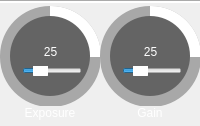
                               <widget class="QFrame" name="frame_42">
                                <property name="frameShape">
                                 <enum>QFrame::NoFrame</enum>
                                </property>
                                <property name="frameShadow">
                                 <enum>QFrame::Raised</enum>
                                </property>
                                <layout class="QVBoxLayout" name="verticalLayout_14">
                                 <property name="spacing">
                                  <number>0</number>
                                 </property>
                                 <property name="leftMargin">
                                  <number>0</number>
                                 </property>
                                 <property name="topMargin">
                                  <number>0</number>
                                 </property>
                                 <property name="rightMargin">
                                  <number>0</number>
                                 </property>
                                 <property name="bottomMargin">
                                  <number>0</number>
                                 </property>
                                 <item>
                                  <widget class="Line" name="line">
                                   <property name="styleSheet">
                                    <string notr="true">background-color: rgb(255, 255, 255);</string>
                                   </property>
                                   <property name="orientation">
                                    <enum>Qt::Horizontal</enum>
                                   </property>
                                  </widget>
                                 </item>
                                 <item>
                                  <widget class="QFrame" name="frame_48">
                                   <property name="frameShape">
                                    <enum>QFrame::NoFrame</enum>
                                   </property>
                                   <property name="frameShadow">
                                    <enum>QFrame::Raised</enum>
                                   </property>
                                   <layout class="QHBoxLayout" name="horizontalLayout_28">
                                    <property name="spacing">
                                     <number>0</number>
                                    </property>
                                    <property name="leftMargin">
                                     <number>0</number>
                                    </property>
                                    <property name="topMargin">
                                     <number>3</number>
                                    </property>
                                    <property name="rightMargin">
                                     <number>0</number>
                                    </property>
                                    <property name="bottomMargin">
                                     <number>0</number>
                                    </property>
                                    <item>
                                     <widget class="QFrame" name="circularProgressBarBase_7">
                                      <property name="minimumSize">
                                       <size>
                                        <width>100</width>
                                        <height>100</height>
                                       </size>
                                      </property>
                                      <property name="maximumSize">
                                       <size>
                                        <width>100</width>
                                        <height>100</height>
                                       </size>
                                      </property>
                                      <property name="frameShape">
                                       <enum>QFrame::NoFrame</enum>
                                      </property>
                                      <property name="frameShadow">
                                       <enum>QFrame::Raised</enum>
                                      </property>
                                      <widget class="QFrame" name="circularProgress_exposure">
                                       <property name="geometry">
                                        <rect>
                                         <x>0</x>
                                         <y>0</y>
                                         <width>101</width>
                                         <height>101</height>
                                        </rect>
                                       </property>
                                       <property name="styleSheet">
                                        <string notr="true">QFrame{
border-radius:50px;
	background-color: qconicalgradient(cx:0.5, cy:0.5, angle:90, stop:0.748 rgba(0, 0, 0, 9), stop:0.749 rgba(255, 255, 255, 255));

}</string>
                                       </property>
                                       <property name="frameShape">
                                        <enum>QFrame::NoFrame</enum>
                                       </property>
                                       <property name="frameShadow">
                                        <enum>QFrame::Raised</enum>
                                       </property>
                                       <widget class="QFrame" name="container_10">
                                        <property name="geometry">
                                         <rect>
                                          <x>10</x>
                                          <y>10</y>
                                          <width>80</width>
                                          <height>80</height>
                                         </rect>
                                        </property>
                                        <property name="styleSheet">
                                         <string notr="true">QFrame{
	border-radius:40px;
	
	background-color: rgb(100,100, 100);
}
</string>
                                        </property>
                                        <property name="frameShape">
                                         <enum>QFrame::NoFrame</enum>
                                        </property>
                                        <property name="frameShadow">
                                         <enum>QFrame::Raised</enum>
                                        </property>
                                        <widget class="QLabel" name="label_exposure">
                                         <property name="geometry">
                                          <rect>
                                           <x>0</x>
                                           <y>20</y>
                                           <width>81</width>
                                           <height>31</height>
                                          </rect>
                                         </property>
                                         <property name="styleSheet">
                                          <string notr="true">background-color: rgba(255, 255, 255, 0);
font: 75 14pt &quot;Segoe UI&quot;;
color: rgb(255, 255, 255);</string>
                                         </property>
                                         <property name="text">
                                          <string>25</string>
                                         </property>
                                         <property name="alignment">
                                          <set>Qt::AlignCenter</set>
                                         </property>
                                        </widget>
                                        <widget class="QSlider" name="horizontalSlider_exposure">
                                         <property name="geometry">
                                          <rect>
                                           <x>12</x>
                                           <y>50</y>
                                           <width>60</width>
                                           <height>10</height>
                                          </rect>
                                         </property>
                                         <property name="styleSheet">
                                          <string notr="true">QSlider{
background-color: rgba(255, 255, 255, 0);
}


QSlider::handle:horizontal {
    background-color: white;
	border-radius:3px;
    }</string>
                                         </property>
                                         <property name="pageStep">
                                          <number>1</number>
                                         </property>
                                         <property name="value">
                                          <number>25</number>
                                         </property>
                                         <property name="orientation">
                                          <enum>Qt::Horizontal</enum>
                                         </property>
                                        </widget>
                                       </widget>
                                      </widget>
                                      <widget class="QFrame" name="circularBg_8">
                                       <property name="geometry">
                                        <rect>
                                         <x>0</x>
                                         <y>0</y>
                                         <width>101</width>
                                         <height>101</height>
                                        </rect>
                                       </property>
                                       <property name="styleSheet">
                                        <string notr="true">QFrame{
border-radius:50px;
	background-color: rgba(100, 100, 100,120);
}
</string>
                                       </property>
                                       <property name="frameShape">
                                        <enum>QFrame::NoFrame</enum>
                                       </property>
                                       <property name="frameShadow">
                                        <enum>QFrame::Raised</enum>
                                       </property>
                                      </widget>
                                      <zorder>circularBg_8</zorder>
                                      <zorder>circularProgress_exposure</zorder>
                                     </widget>
                                    </item>
                                    <item>
                                     <widget class="QFrame" name="circularProgressBarBase_8">
                                      <property name="minimumSize">
                                       <size>
                                        <width>100</width>
                                        <height>100</height>
                                       </size>
                                      </property>
                                      <property name="maximumSize">
                                       <size>
                                        <width>100</width>
                                        <height>100</height>
                                       </size>
                                      </property>
                                      <property name="frameShape">
                                       <enum>QFrame::NoFrame</enum>
                                      </property>
                                      <property name="frameShadow">
                                       <enum>QFrame::Raised</enum>
                                      </property>
                                      <widget class="QFrame" name="circularProgress_gain">
                                       <property name="geometry">
                                        <rect>
                                         <x>0</x>
                                         <y>0</y>
                                         <width>101</width>
                                         <height>101</height>
                                        </rect>
                                       </property>
                                       <property name="styleSheet">
                                        <string notr="true">QFrame{
border-radius:50px;
	background-color: qconicalgradient(cx:0.5, cy:0.5, angle:90, stop:0.748 rgba(0, 0, 0, 9), stop:0.749 rgba(255, 255, 255, 255));

}</string>
                                       </property>
                                       <property name="frameShape">
                                        <enum>QFrame::NoFrame</enum>
                                       </property>
                                       <property name="frameShadow">
                                        <enum>QFrame::Raised</enum>
                                       </property>
                                       <widget class="QFrame" name="container_11">
                                        <property name="geometry">
                                         <rect>
                                          <x>10</x>
                                          <y>10</y>
                                          <width>80</width>
                                          <height>80</height>
                                         </rect>
                                        </property>
                                        <property name="styleSheet">
                                         <string notr="true">QFrame{
	border-radius:40px;
	
	background-color: rgb(100,100, 100);
}
</string>
                                        </property>
                                        <property name="frameShape">
                                         <enum>QFrame::NoFrame</enum>
                                        </property>
                                        <property name="frameShadow">
                                         <enum>QFrame::Raised</enum>
                                        </property>
                                        <widget class="QLabel" name="label_gain">
                                         <property name="geometry">
                                          <rect>
                                           <x>0</x>
                                           <y>20</y>
                                           <width>81</width>
                                           <height>31</height>
                                          </rect>
                                         </property>
                                         <property name="styleSheet">
                                          <string notr="true">background-color: rgba(255, 255, 255, 0);
font: 75 14pt &quot;Segoe UI&quot;;
color: rgb(255, 255, 255);</string>
                                         </property>
                                         <property name="text">
                                          <string>25</string>
                                         </property>
                                         <property name="alignment">
                                          <set>Qt::AlignCenter</set>
                                         </property>
                                        </widget>
                                        <widget class="QSlider" name="horizontalSlider_gain">
                                         <property name="geometry">
                                          <rect>
                                           <x>12</x>
                                           <y>50</y>
                                           <width>60</width>
                                           <height>10</height>
                                          </rect>
                                         </property>
                                         <property name="styleSheet">
                                          <string notr="true">QSlider{
background-color: rgba(255, 255, 255, 0);
}


QSlider::handle:horizontal {
    background-color: white;
	border-radius:3px;
    }</string>
                                         </property>
                                         <property name="pageStep">
                                          <number>1</number>
                                         </property>
                                         <property name="value">
                                          <number>25</number>
                                         </property>
                                         <property name="orientation">
                                          <enum>Qt::Horizontal</enum>
                                         </property>
                                        </widget>
                                       </widget>
                                      </widget>
                                      <widget class="QFrame" name="circularBg_9">
                                       <property name="geometry">
                                        <rect>
                                         <x>0</x>
                                         <y>0</y>
                                         <width>101</width>
                                         <height>101</height>
                                        </rect>
                                       </property>
                                       <property name="styleSheet">
                                        <string notr="true">QFrame{
border-radius:50px;
	background-color: rgba(100, 100, 100,120);
}
</string>
                                       </property>
                                       <property name="frameShape">
                                        <enum>QFrame::NoFrame</enum>
                                       </property>
                                       <property name="frameShadow">
                                        <enum>QFrame::Raised</enum>
                                       </property>
                                      </widget>
                                      <zorder>circularBg_9</zorder>
                                      <zorder>circularProgress_gain</zorder>
                                     </widget>
                                    </item>
                                   </layout>
                                  </widget>
                                 </item>
                                 <item>
                                  <widget class="QFrame" name="frame_49">
                                   <property name="minimumSize">
                                    <size>
                                     <width>0</width>
                                     <height>20</height>
                                    </size>
                                   </property>
                                   <property name="maximumSize">
                                    <size>
                                     <width>16777215</width>
                                     <height>20</height>
                                    </size>
                                   </property>
                                   <property name="frameShape">
                                    <enum>QFrame::NoFrame</enum>
                                   </property>
                                   <property name="frameShadow">
                                    <enum>QFrame::Raised</enum>
                                   </property>
                                   <layout class="QHBoxLayout" name="horizontalLayout_29">
                                    <property name="spacing">
                                     <number>0</number>
                                    </property>
                                    <property name="leftMargin">
                                     <number>0</number>
                                    </property>
                                    <property name="topMargin">
                                     <number>0</number>
                                    </property>
                                    <property name="rightMargin">
                                     <number>0</number>
                                    </property>
                                    <property name="bottomMargin">
                                     <number>0</number>
                                    </property>
                                    <item alignment="Qt::AlignTop">
                                     <widget class="QLabel" name="label_21">
                                      <property name="styleSheet">
                                       <string notr="true">font: 75 10pt &quot;Segoe UI&quot;;
color: rgb(255, 255, 255);</string>
                                      </property>
                                      <property name="text">
                                       <string>Exposure</string>
                                      </property>
                                      <property name="alignment">
                                       <set>Qt::AlignCenter</set>
                                      </property>
                                     </widget>
                                    </item>
                                    <item alignment="Qt::AlignTop">
                                     <widget class="QLabel" name="label_22">
                                      <property name="styleSheet">
                                       <string notr="true">font: 75 10pt &quot;Segoe UI&quot;;
color: rgb(255, 255, 255);</string>
                                      </property>
                                      <property name="text">
                                       <string>Gain</string>
                                      </property>
                                      <property name="alignment">
                                       <set>Qt::AlignCenter</set>
                                      </property>
                                     </widget>
                                    </item>
                                   </layout>
                                  </widget>
                                 </item>
                                </layout>
                               </widget>
